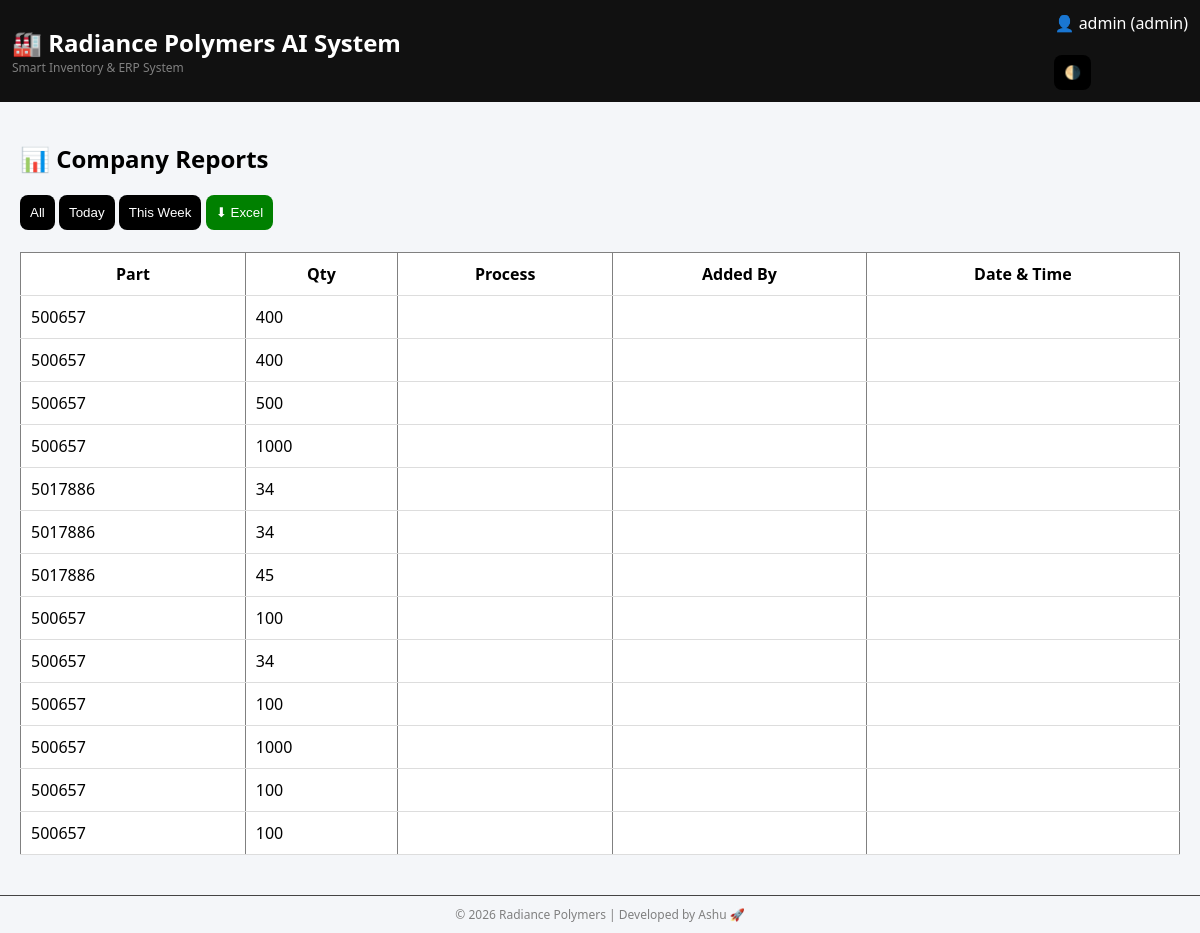
The app's page /reports (signed in) with its own data.
### tables this page shows
CREATE TABLE history(
    id INTEGER PRIMARY KEY, part TEXT, qty INTEGER, action TEXT, user TEXT, date TIMESTAMP DEFAULT CURRENT_TIMESTAMP);

### app.py (the view)
@app.route('/reports')
def reports():
    conn = get_db()
    cur = conn.cursor()
    filter_type = request.args.get("filter", "all")
    now = datetime.now()
    rows = cur.execute("SELECT * FROM history ORDER BY date DESC").fetchall()
    filtered = []
    for r in rows:
        try:
            ts = datetime.fromisoformat(r["date"])
        except:
            continue
        if filter_type == "today" and ts.date() != now.date():
            continue
        if filter_type == "week" and ts < now - timedelta(days=7):
            continue
        filtered.append(r)
    conn.close()
    return render_template("reports.html", data=filtered)

### app.py (called while the page is built)
def get_db():
    conn = sqlite3.connect("erp.db", check_same_thread=False)
    conn.row_factory = sqlite3.Row
    return conn

### templates/reports.html
{% extends 'base.html' %}
{% block content %}
<h2>📊 Company Reports</h2>
<div>
    <a href="/reports?filter=all"><button>All</button></a>
    <a href="/reports?filter=today"><button>Today</button></a>
    <a href="/reports?filter=week"><button>This Week</button></a>
    <a href="/export_excel?filter={{ filter_type }}">
        <button style="background:green;">⬇ Excel</button>
    </a>
</div>
<br>
<table border="1" cellpadding="10" style="width:100%; background:white; color:black;">
    <tr>
        <th>Part</th>
        <th>Qty</th>
        <th>Process</th>
        <th>Added By</th>
        <th>Date & Time</th>
    </tr>
    {% for row in data %}
    <tr>
        <td>{{ row.part }}</td>
        <td>{{ row.qty }}</td>
        <td>{{ row.type }}</td>
        <td>{{ row.added_by }}</td>
        <td>{{ row.timestamp }}</td>
    </tr>
    {% endfor %}
</table>
{% endblock %}

### templates/base.html (style rules this page uses)
body { margin: 0; font-family: 'Segoe UI', sans-serif; transition: 0.3s; }
body.light { background: #f4f6f9; color: #000; }
button { padding:10px; border:none; border-radius:8px; background:black; color:white; cursor:pointer; }
table { width:100%; border-collapse:collapse; }
th, td { padding:10px; border-bottom:1px solid #ddd; }

### records on screen
history: part "500657", qty "400"
history: part "500657", qty "400"
history: part "500657", qty "500"
history: part "500657", qty "1000"
history: part "5017886", qty "34"
history: part "5017886", qty "34"
history: part "5017886", qty "45"
history: part "500657", qty "100"
history: part "500657", qty "34"
history: part "500657", qty "100"
history: part "500657", qty "1000"
history: part "500657", qty "100"
history: part "500657", qty "100"

### other values on screen
{{ session.get('user') }} "admin"
{{ session.get('role') }} "admin"
